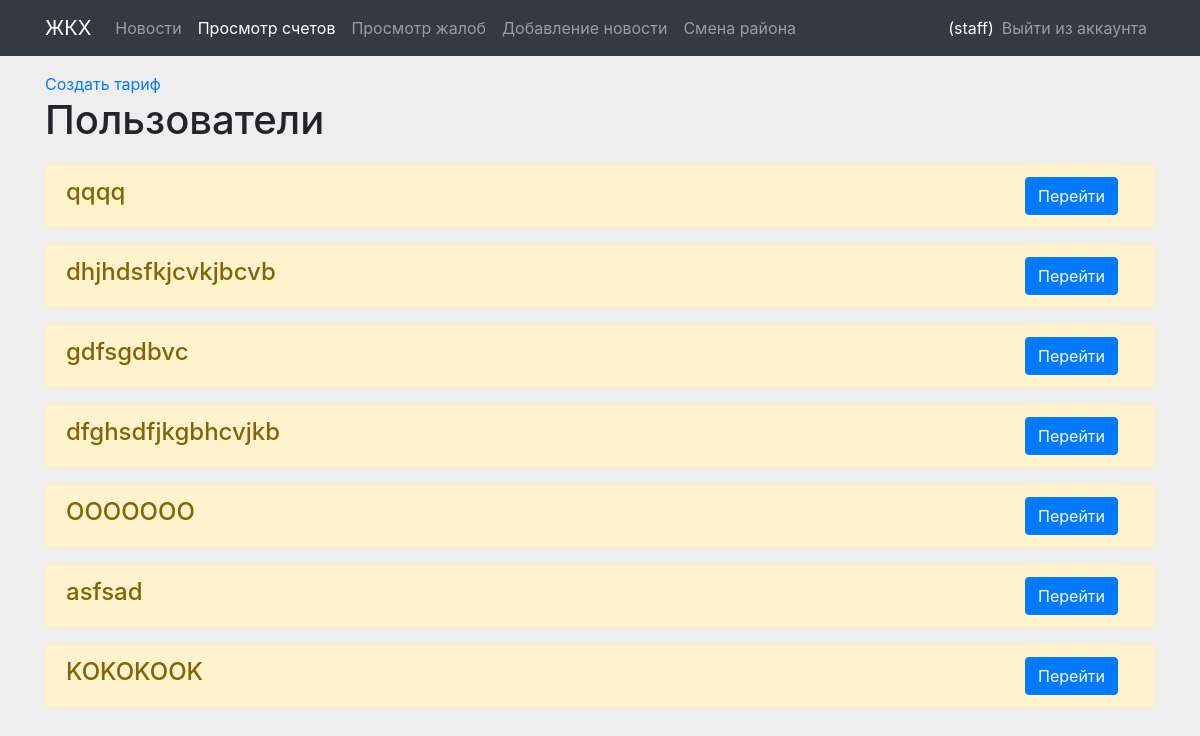
Before: /bills/ (signed in) with the older database file.
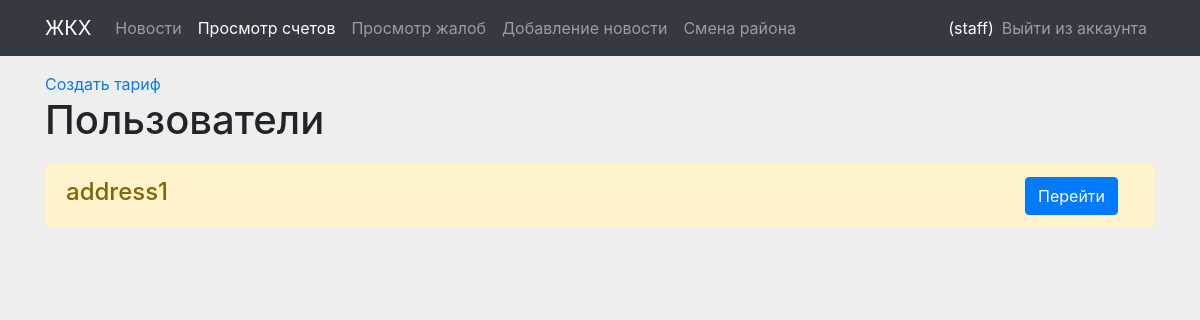
After: the same page with the newer database file.
### main/models.py (models this page shows)
class CustomUser(AbstractUser):
    address = models.CharField("Адрес", max_length=100, null=False, blank=False, unique=True)
    district = models.ForeignKey(District, on_delete=models.CASCADE, default='1')
    allows = models.CharField("Разрешение", max_length=1, null=False, blank=False, default='1')
    email = models.EmailField("Почта",null=False, blank=False, unique=True)
    want_staff = models.BooleanField("Хочет быть админом", default=False)
    objects = CustomUserManager()
    REQUIRED_FIELDS = []

### main/views.py (the view)
# urls.py: path('bills/', views.bills, name = 'bills'),
def bills(request):
    users = CustomUser.objects.filter(district = request.user.district, allows = '1')
    return render(request, 'main/bills/bills.html', {'title': 'Счета', 'users': users})

### templates/main/bills/bills.html
{% extends 'page.html' %}
{% block content %}
<div class="container">
    {%if user.allows == '2'%}
    <a href="{%url 'create_rate'%}">Создать тариф</a>
    {% if users.exists %}
    <h1>Пользователи</h1>
    {% for user in users %}
        <div class="row">
            <div class="col">
                <div class="alert alert-warning" role="alert">
                    <div class="d-flex justify-content-between align-items-center">
                        <div>
                            <h4 class="alert-heading">{{ user.address }}</h4>
                        </div>
                        <div>
                            <a class = 'btn btn-primary mr-3' href="{% url 'bill' user.id %}">Перейти</a>
                        </div>
                    </div>
                </div>
            </div>
        </div>
    {% endfor %}
    {% else %}
        <h1>Нет пользователей</h1>
    {% endif %}
    {%else%}
    <h1>Отказано в доступе</h1>
    {%endif%}
</div>
{% endblock %}

Changed rows visible on the page:
removed CustomUser: address "qqqq"
removed CustomUser: address "dhjhdsfkjcvkjbcvb"
removed CustomUser: address "gdfsgdbvc"
removed CustomUser: address "dfghsdfjkgbhcvjkb"
removed CustomUser: address "OOOOOOO"
removed CustomUser: address "asfsad"
removed CustomUser: address "KOKOKOOK"
added CustomUser: address "address1"
